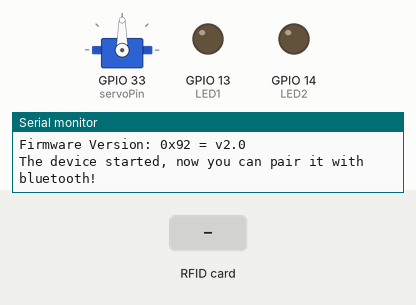
Recording of a sketch running on a simulated ESP32. Parts: servo, output pins drawn as LEDs (lit = HIGH), the last lines printed to the serial monitor. The inputs (shaded band) are chosen by the test bench. Nothing arrives over Bluetooth unless stated.

Above: at 1.2 s.
1.3 s: RFID card 09 C2 C3 7E held to the reader
At 1.9 s:
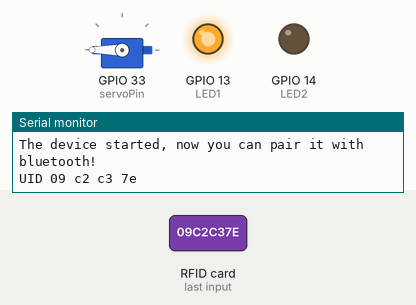
2.8 s: RFID card 5E 7A 19 C4 held to the reader
At 5.0 s:
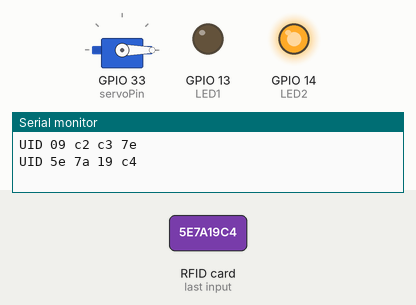
At 8.4 s:
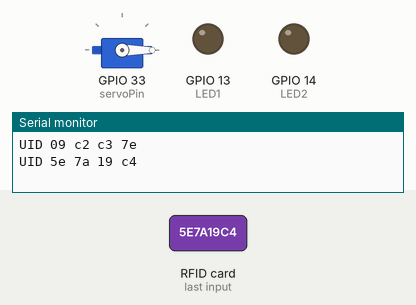
Timing chart, 0 to 9.9 s (numbered marks = the images above; inputs shaded):
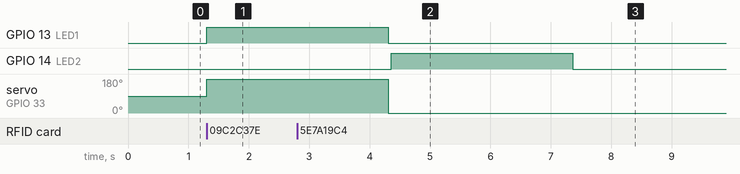

Measured:
- after the input at 1.3 s, GPIO 13 (LED1): LOW → HIGH at once; servo on GPIO 33 (servoPin): 90° → 180° at once
- after the input at 2.8 s, GPIO 14 (LED2): LOW → HIGH after 1.6 s, → LOW 3.0 s later

The sketch:

test_rfid.ino
```cpp
#include <BluetoothSerial.h>
#include <SPI.h>
#include <MFRC522.h>
#include <ESP32Servo.h>

#if !defined(CONFIG_BT_ENABLED) || !defined(CONFIG_BLUEDROID_ENABLED)
#error Bluetooth is not enabled! Please run `make menuconfig` to and enable it
#endif

BluetoothSerial SerialBT;

unsigned long previousMillis = 0;    // Stores last time temperature was published
const long interval = 5000;

const int RST_PIN = 22; // Reset pin
const int SS_PIN = 21; // Slave select pin
const int LED1 = 13;
const int LED2 = 14;
const int servoPin = 33;

String pesan="";

Servo saklar;

MFRC522 mfrc522(SS_PIN, RST_PIN); // Create MFRC522 instance

void setup() {
  pinMode(LED1,OUTPUT);
  pinMode(LED2,OUTPUT);


  saklar.setPeriodHertz(50);// Standard 50hz servo
  saklar.attach(servoPin, 500, 2400);   // attaches the servo on pin 18 to the servo object
                                         // using SG90 servo min/max of 500us and 2400us
                                         // for MG995 large servo, use 1000us and 2000us,
                                         // which are the defaults, so this line could be
                                         // "myservo.attach(servoPin);"

  Serial.begin(115200); // Initialize serial communications with the PC
  while (!Serial); // Do nothing if no serial port is opened (added for Arduinos based on ATMEGA32U4)
  SPI.begin(); // Init SPI bus
  mfrc522.PCD_Init(); // Init MFRC522
  mfrc522.PCD_DumpVersionToSerial(); // Show details of PCD - MFRC522 Card Reader details

  SerialBT.begin("PintuRFID"); //Bluetooth device name
  Serial.println("The device started, now you can pair it with bluetooth!");

}

void loop() {

  mfrc522.PCD_Init();

//BAGIAN RFID
// Look for new cards
if ( ! mfrc522.PICC_IsNewCardPresent()) {
  return;
}

// Select one of the cards
if ( ! mfrc522.PICC_ReadCardSerial()) {
  return;
}

// Dump debug info about the card; PICC_HaltA() is automatically called
//mfrc522.PICC_DumpToSerial(&(mfrc522.uid));

String uid;
String temp;
for(int i=0;i<4;i++){
  if(mfrc522.uid.uidByte[i]<0x10){
    temp = "0" + String(mfrc522.uid.uidByte[i],HEX);
  }
  else temp = String(mfrc522.uid.uidByte[i],HEX);

  if(i==3){
    uid =  uid + temp;
  }
  else uid =  uid + temp+ " ";
}
Serial.println("UID "+uid);
String grantedAccess = "09 C2 C3 7E"; //Akses via RFID yang ditunjuk
grantedAccess.toLowerCase();

//BAGIAN BLUETOOTH
  if (SerialBT.available()){
    char pesanMasuk = SerialBT.read();
    if (pesanMasuk != '\n'){
      pesan += String(pesanMasuk);}
    else{
      pesan = "";}
    Serial.write(pesanMasuk);
  }


//HASIL DARI BAGIAN RFID DAN BLUETOOTH MENENTUKAN AKSES BOLEH DIBERIKAN ATAU TIDAK
  if (uid == grantedAccess || pesan == "1") {
     digitalWrite(LED1,HIGH);
     digitalWrite(LED2,LOW);
     SerialBT.println("UID "+uid);
     SerialBT.println("Access Granted");
     saklar.write(180);
  }
  else{
    digitalWrite(LED1,LOW);
    digitalWrite(LED2,HIGH);
    SerialBT.println("UID "+uid);
    SerialBT.println("Access Denied");
    saklar.write(0);
  }
  Serial.println("\n");
  pesan = "";
  SerialBT.flush();
  mfrc522.PICC_HaltA();
  delay(3000);
  digitalWrite(LED1,LOW);
  digitalWrite(LED2,LOW);
  saklar.write(0);
}
```
